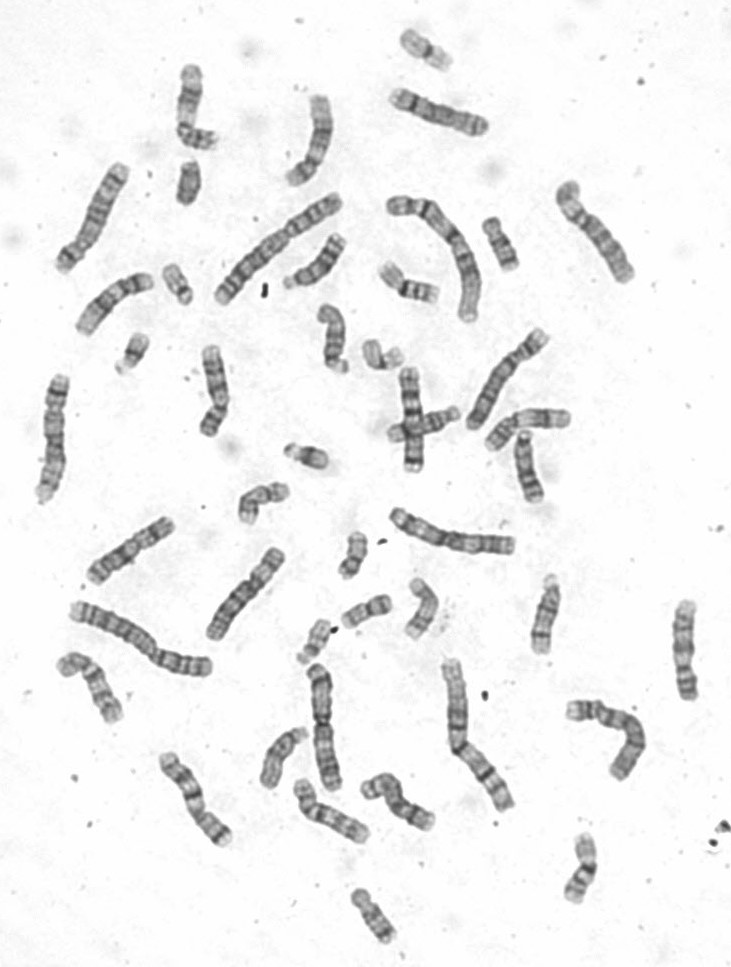
#> input picture data/24_chromosomes_object/24_chromosomes_object/JEPG/1050231_1.jpg, 731 x 967 px
$ python -i buoc4_duoi_thang_nhiem_sac_the.py   (imports and definitions only)
#> lines starting #> are read from the running program, lines starting #| are printed output that depends on the picture; after the words box and inside, x2 and y2 are one past the last pixel; in counts of white or black regions, pixels touching at a corner belong together
#> further down, picture is the input picture: shape (967, 731, 3); min 42, max 255, mean 239.7
# ==========================================
# BƯỚC 4: DUỖI THẲNG NHIỄM SẮC THỂ
# CẢI TIẾN: Tự động tạo mask nếu chưa có + Skeleton-based alignment
# ==========================================

import cv2
import numpy as np
from pathlib import Path
from medical_pipeline.morphology.alignment import align_chromosome


def _create_mask_from_bgr(img_bgr: np.ndarray) -> np.ndarray:
    """
    Tạo mask nhị phân từ ảnh BGR.
    Logic: Pixel tối (NST) = True, Pixel sáng (nền trắng) = False.

    Cải tiến từ Notebook (Cell 58-63): create_filled_mask
    """
    if len(img_bgr.shape) == 3:
        gray = cv2.cvtColor(img_bgr, cv2.COLOR_BGR2GRAY)
    else:
        gray = img_bgr

    # Adaptive threshold cho trường hợp ảnh không đều sáng
    # Dùng Otsu để tự động chọn ngưỡng tối ưu
    _, binary = cv2.threshold(gray, 0, 255, cv2.THRESH_BINARY_INV + cv2.THRESH_OTSU)
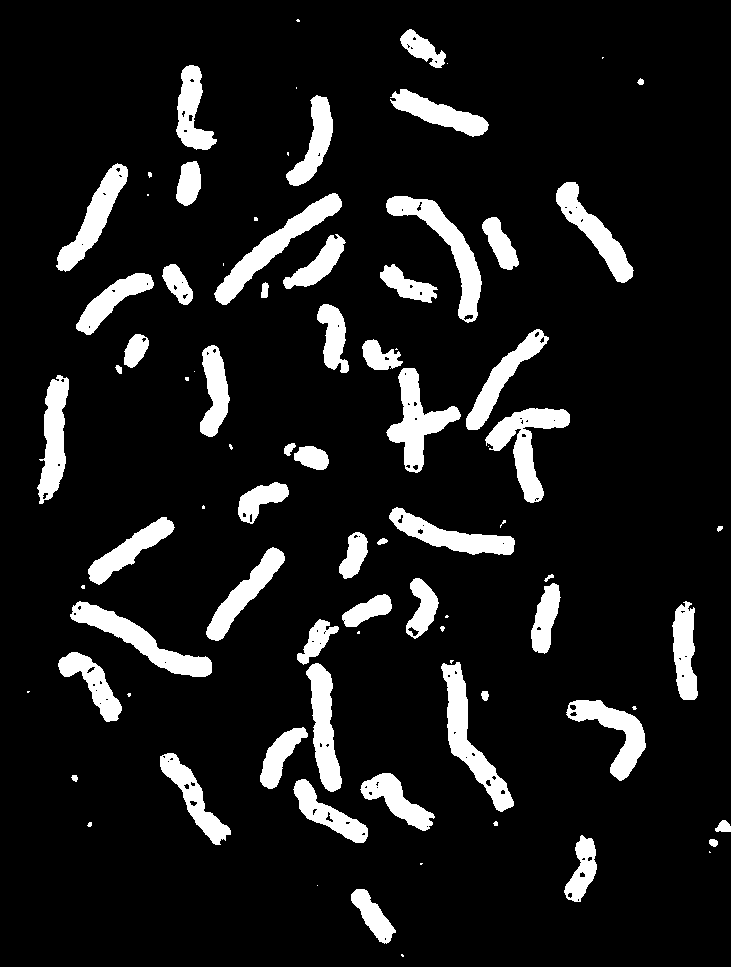
#> binary: shape (967, 731); 10.7% white; 85 white regions (29 under 20 px), largest, box (x1, y1, x2, y2) and area: (441, 662, 514, 812) 3071, (386, 196, 482, 323) 3044, (214, 193, 342, 305) 3023

    # Morphology: đóng lỗ nhỏ bên trong NST
    kernel = cv2.getStructuringElement(cv2.MORPH_ELLIPSE, (3, 3))
    binary = cv2.morphologyEx(binary, cv2.MORPH_CLOSE, kernel, iterations=2)
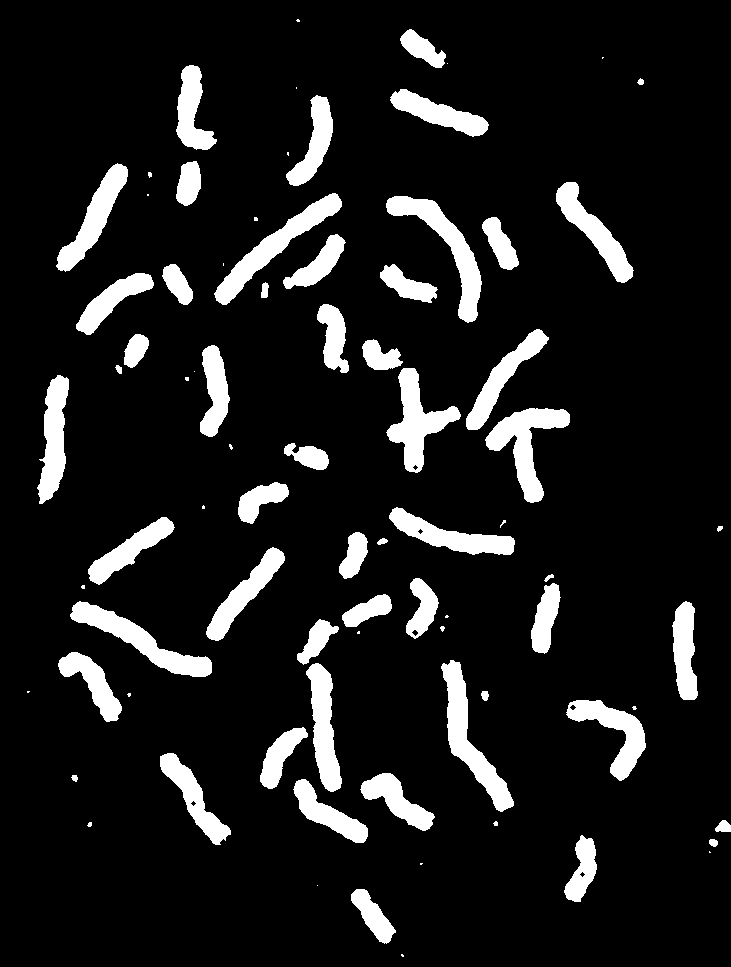
#> binary: shape (967, 731); 10.9% white; 81 white regions (26 under 20 px), largest, box (x1, y1, x2, y2) and area: (441, 660, 514, 812) 3169, (386, 196, 482, 323) 3099, (485, 408, 570, 503) 3037

    # Loại nhiễu nhỏ
    binary = cv2.morphologyEx(binary, cv2.MORPH_OPEN, kernel, iterations=1)
#> binary: shape (967, 731); 10.8% white; 70 white regions (15 under 20 px), largest, box (x1, y1, x2, y2) and area: (441, 660, 514, 812) 3166, (386, 196, 482, 323) 3097, (485, 408, 570, 503) 3034

    return binary > 0


# [70 lines left out: functions _ensure_grayscale, run_straightening, not called in this run]

>>> import cv2
>>> picture = cv2.imread('../../data/24_chromosomes_object/24_chromosomes_object/JEPG/1050231_1.jpg')
>>> result = _create_mask_from_bgr(picture)

$ run again, on data/24_chromosomes_object/24_chromosomes_object/JEPG/1050325.jpg
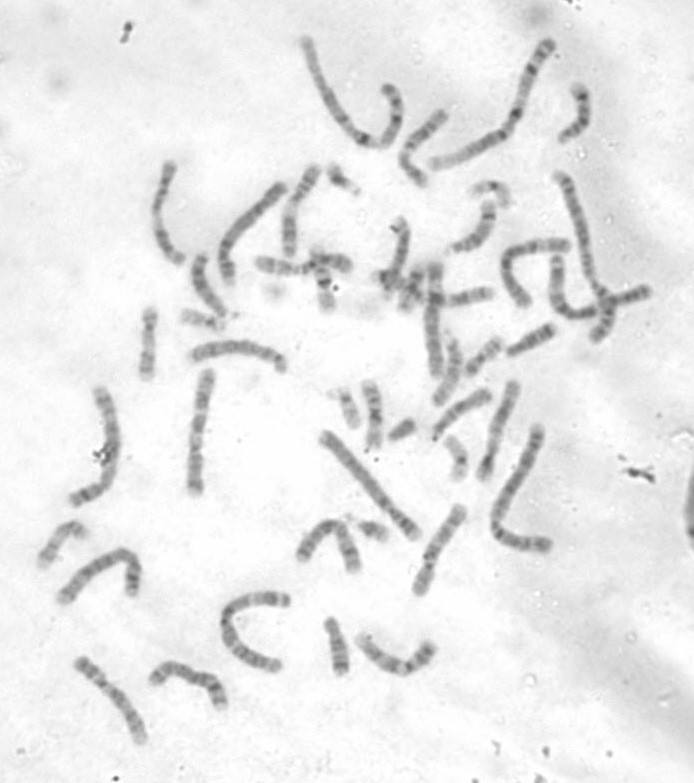
#> input picture data/24_chromosomes_object/24_chromosomes_object/JEPG/1050325.jpg, 694 x 783 px
#> picture is the input picture: shape (783, 694, 3); min 77, max 255, mean 233
#> in _create_mask_from_bgr, `_, binary = cv2.threshold(gray, 0, 255, cv2.THRESH_BINARY_INV + cv2.TH..`:
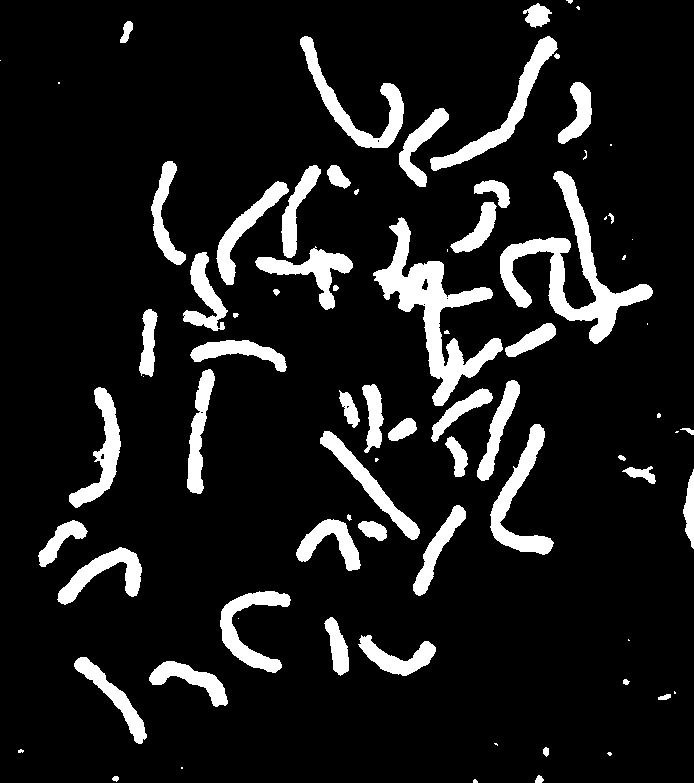
#> binary: shape (783, 694); 11.1% white; 79 white regions (24 under 20 px), largest, box (x1, y1, x2, y2) and area: (373, 217, 503, 406) 6399, (500, 171, 653, 344) 6181, (430, 36, 558, 171) 2594
#> in _create_mask_from_bgr, `binary = cv2.morphologyEx(binary, cv2.MORPH_CLOSE, kernel, iterations=2)`:
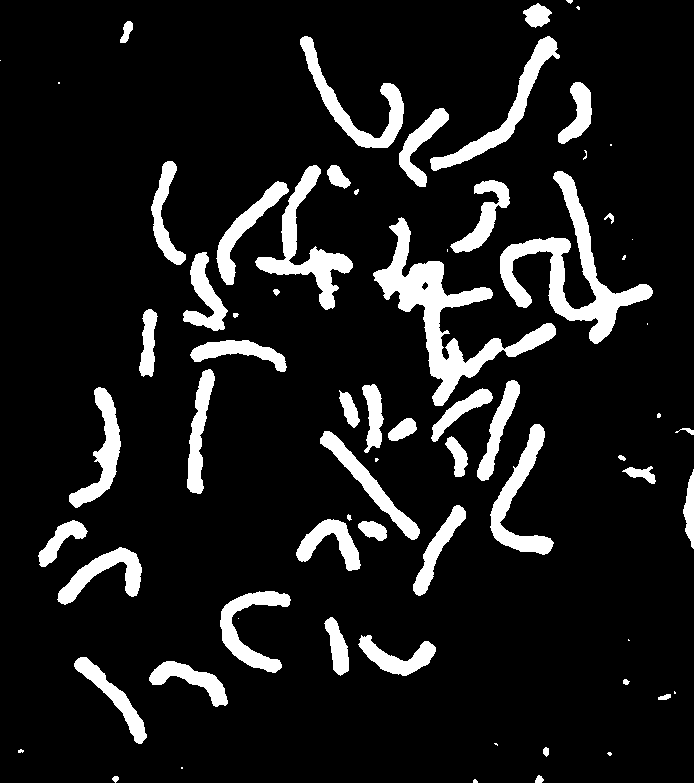
#> binary: shape (783, 694); 11.2% white; 70 white regions (20 under 20 px), largest, box (x1, y1, x2, y2) and area: (373, 217, 556, 406) 7272, (500, 171, 653, 344) 6203, (255, 165, 353, 310) 3399

$ run again, on data/24_chromosomes_object/24_chromosomes_object/JEPG/1051721.jpg
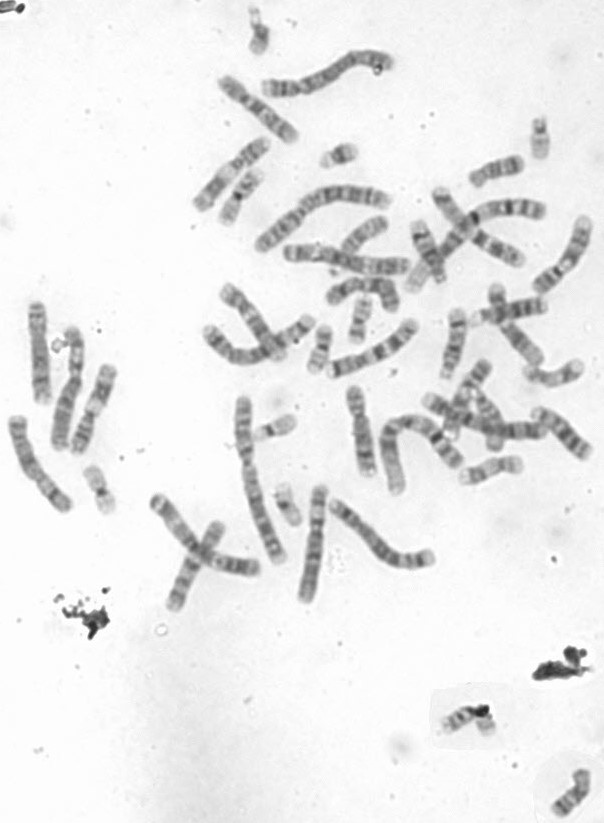
#> input picture data/24_chromosomes_object/24_chromosomes_object/JEPG/1051721.jpg, 604 x 823 px
#> picture is the input picture: shape (823, 604, 3); min 37, max 255, mean 234
#> in _create_mask_from_bgr, `_, binary = cv2.threshold(gray, 0, 255, cv2.THRESH_BINARY_INV + cv2.TH..`:
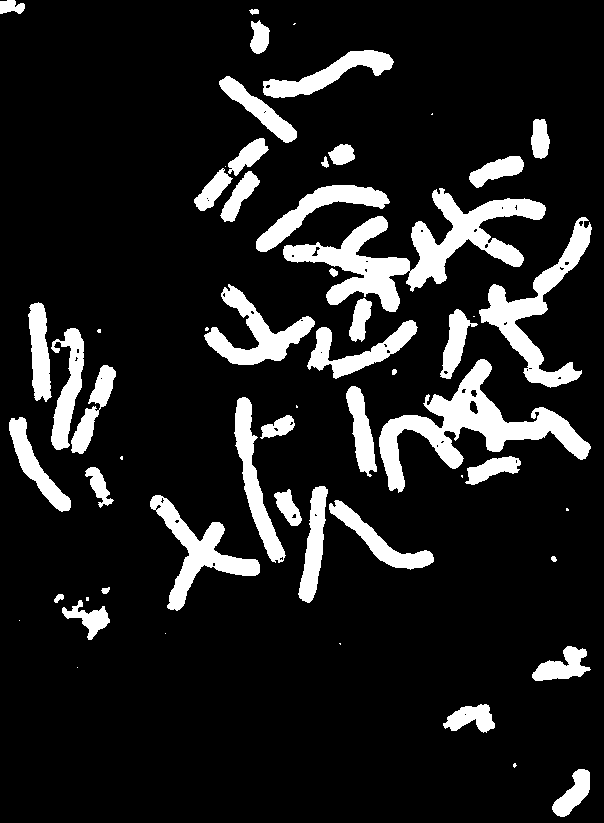
#> binary: shape (823, 604); 13% white; 58 white regions (16 under 20 px), largest, box (x1, y1, x2, y2) and area: (283, 188, 546, 312) 9643, (379, 359, 591, 493) 7687, (479, 217, 592, 388) 4723
#> in _create_mask_from_bgr, `binary = cv2.morphologyEx(binary, cv2.MORPH_CLOSE, kernel, iterations=2)`:
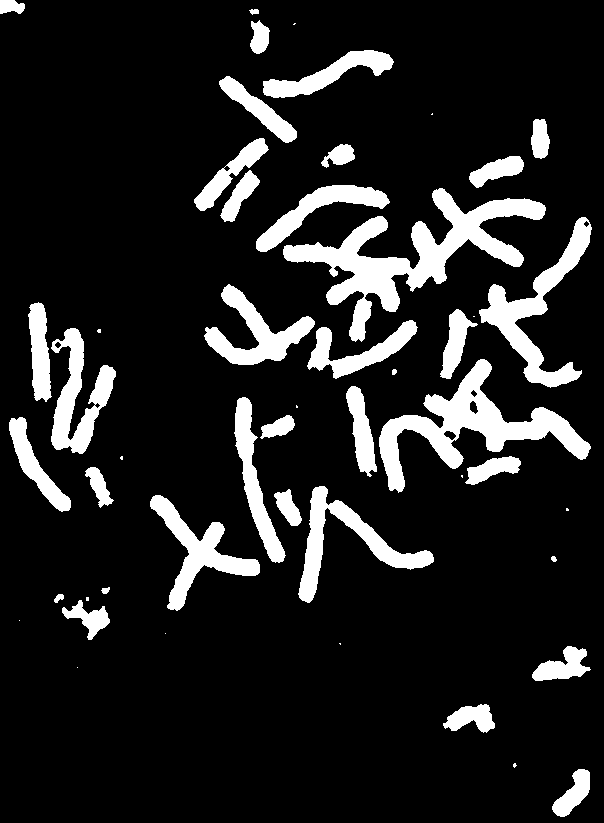
#> binary: shape (823, 604); 13.2% white; 50 white regions (14 under 20 px), largest, box (x1, y1, x2, y2) and area: (283, 188, 546, 342) 10528, (379, 359, 591, 493) 7799, (479, 217, 592, 388) 4808

$ run again, on data/24_chromosomes_object/24_chromosomes_object/JEPG/1052531.jpg
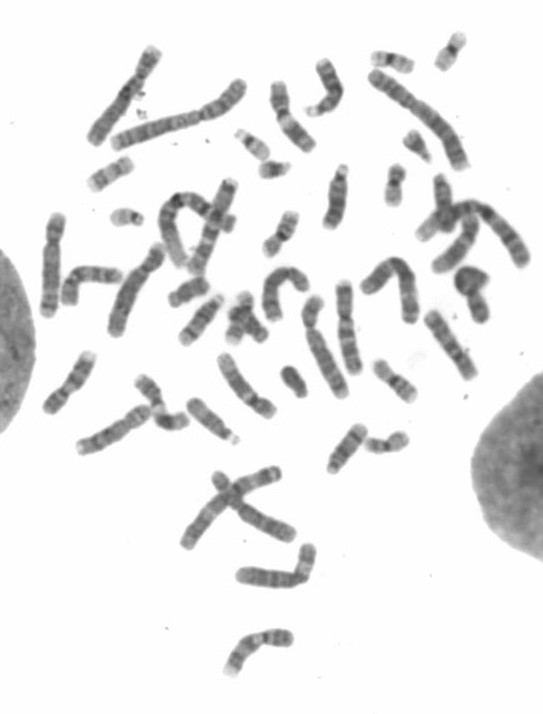
#> input picture data/24_chromosomes_object/24_chromosomes_object/JEPG/1052531.jpg, 543 x 714 px
#> picture is the input picture: shape (714, 543, 3); min 60, max 255, mean 233.8
#> in _create_mask_from_bgr, `_, binary = cv2.threshold(gray, 0, 255, cv2.THRESH_BINARY_INV + cv2.TH..`:
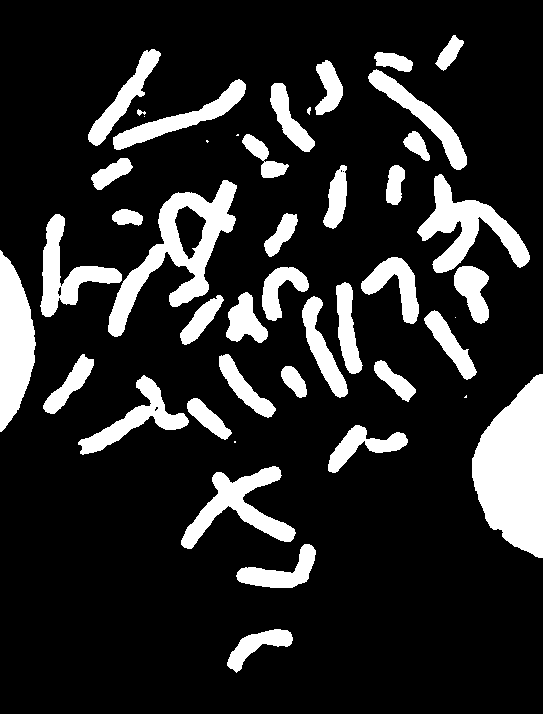
#> binary: shape (714, 543); 16.7% white; 45 white regions (6 under 20 px), largest, box (x1, y1, x2, y2) and area: (472, 374, 543, 558) 9053, (108, 180, 237, 337) 5972, (0, 250, 36, 432) 4409
#> in _create_mask_from_bgr, `binary = cv2.morphologyEx(binary, cv2.MORPH_CLOSE, kernel, iterations=2)`:
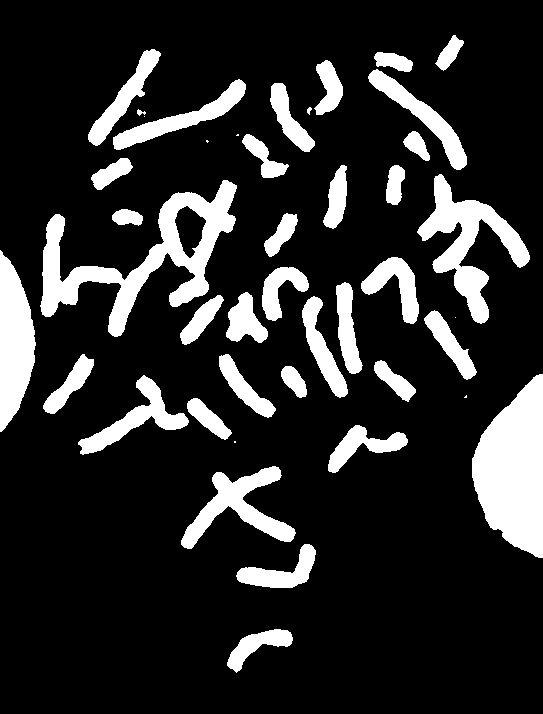
#> binary: shape (714, 543); 16.8% white; 43 white regions (6 under 20 px), largest, box (x1, y1, x2, y2) and area: (472, 374, 543, 558) 9057, (40, 180, 237, 337) 8859, (417, 174, 530, 324) 5368
